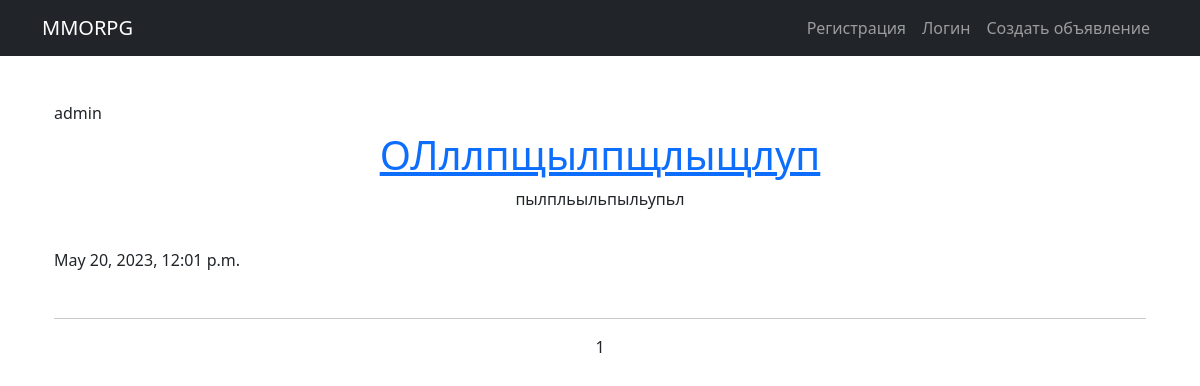
The app's page /, older data.
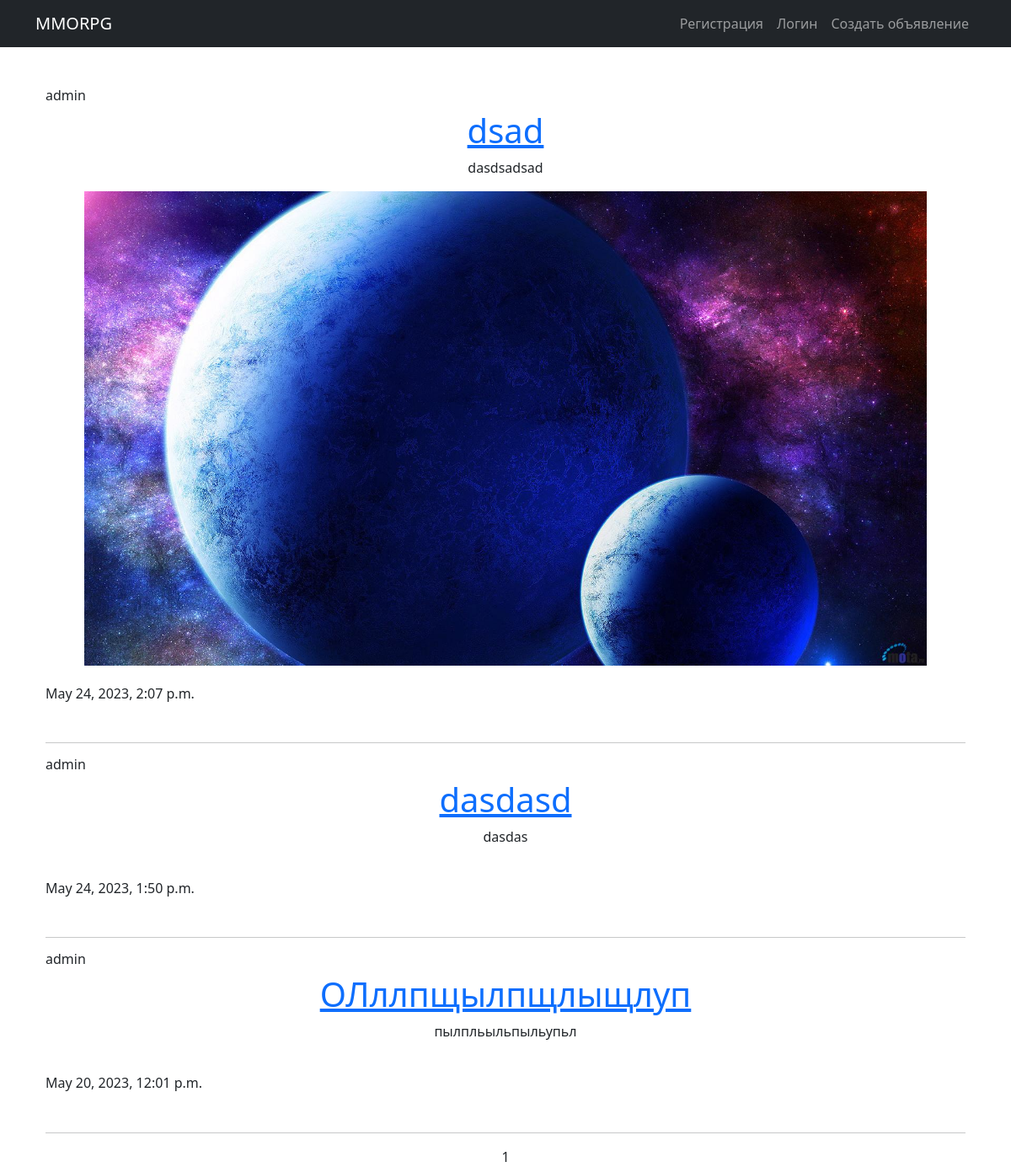
The same page, newer data.
### appmmo/models.py (models this page shows, shortened)
class Advertisement(models.Model):
    tank = 'TK'
    heal = 'HL'
    dd = 'DD'
    trader = 'TD'
    guild_masters = 'GM'
    quest_giver = 'KG'
    blacksmith = 'BS'
    the_tanner = 'TR'
    potions_master = 'PM'
    master_of_spells = 'SP'
    CATEGORY_CHOIESES = (
        (tank, ('Танки')),
        (heal, ('Хилы')),
        (dd, ('ДД')),
        (trader, ('Торговец')),
        (guild_masters, ('Гилдмастер')),
        (quest_giver, ('Квестгивер')),
        (blacksmith, ('Кузнец')),
        (the_tanner, ('Кожевник')),
        (potions_master, ('Зельевар')),
        (master_of_spells, ('Мастер заклинаний')),
    )
    author = models.ForeignKey(User, on_delete=models.CASCADE)
    heading = models.CharField(max_length=128, help_text=('Название объявления'))
    text = models.TextField(help_text=('Это текст объявления'))
    classType = models.CharField(max_length=2, choices=CATEGORY_CHOIESES, help_text=('Тип класса'))
    image = models.ImageField(max_length=255,  upload_to=user_directory_path, null=True, blank=True)
    dateCreation = models.DateTimeField(auto_now_add=True)

### appmmo/views.py (the view)
# urls.py: path('', AdvertisementView.as_view(), name='advertisement'),
class AdvertisementView(ListView):
    model = Advertisement
    template_name = 'Advertisement.html'
    context_object_name = 'advertisements'
    paginate_by = 30
    ordering = ['-dateCreation']
    def get_queryset(self):
        queryset = super().get_queryset()
        self.filterset = AdvertisementFilter(self.request.GET, queryset)
        return self.filterset.qs

### templates/Advertisement.html (shortened to what this page needs)
{% extends 'flatpages/default.html' %}
{% block content %}
{% for i in advertisements %}
<div class="container">
     <h6 class="author">{{ i.author }}</h6>
  <a href="{% url 'advertisement_detail' i.pk %}">
    <h1>{{ i.heading }}</h1>
  </a>
  <p>{{ i.text }}</p>
    {% if i.image %}
  <div class="image-container">
  <img src="{{ i.image.url }}">
  </div>
    {% endif %}
 <br> <h6 class="data">{{ i.dateCreation }}</h6> </br>
    <hr>
</div>
{% endfor %}
   {{ page_obj.number }}
{% endblock content %}

Row changes from the older to the newer data that the page shows:
added Advertisement: author "admin", heading "dsad", text "dasdsadsad", image (picture), dateCreation "May 24, 2023, 2:07 p.m."
added Advertisement: author "admin", heading "dasdasd", text "dasdas", dateCreation "May 24, 2023, 1:50 p.m."
